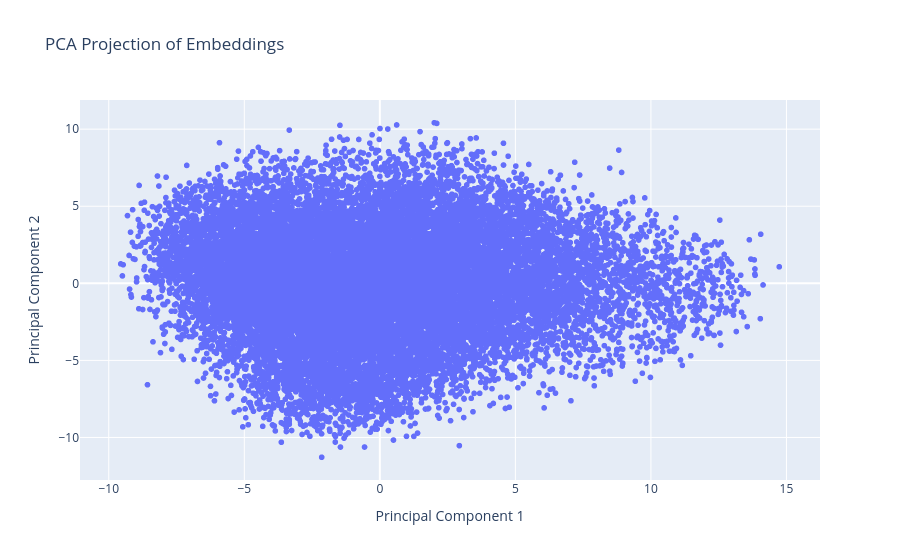

The code cell stored with this chart in its notebook:
### Code cell
import plotly.express as px

# Assuming df_pca is already defined and contains PC1, PC2 columns
# and that its index holds labels or identifiers for each point:
px.scatter(
    df_pca,
    x='PC1',
    y='PC2',
    hover_name=df_pca.index,
    title='PCA Projection of Embeddings',
    labels={'PC1': 'Principal Component 1', 'PC2': 'Principal Component 2'}
)

### Figure 1 — Plotly figure (JSON) as saved in the notebook; plotly's stock layout.template omitted (floating-point values rounded to 4 significant figures; data arrays with more than 128 entries replaced by an {"elided": "..."} marker saying what was removed)
{"data": [{"hovertemplate": "<b>%{hovertext}</b><br><br>Principal Component 1=%{x}<br>Principal Component 2=%{y}<extra></extra>", "hovertext": {"elided": "18305 float values"}, "legendgroup": "", "marker": {"color": "#636efa", "symbol": "circle"}, "mode": "markers", "name": "", "showlegend": false, "type": "scattergl", "x": {"elided": "18305 float values"}, "xaxis": "x", "y": {"elided": "18305 float values"}, "yaxis": "y"}], "layout": {"legend": {"tracegroupgap": 0}, "title": {"text": "PCA Projection of Embeddings"}, "xaxis": {"anchor": "y", "domain": [0, 1], "title": {"text": "Principal Component 1"}}, "yaxis": {"anchor": "x", "domain": [0, 1], "title": {"text": "Principal Component 2"}}}}
